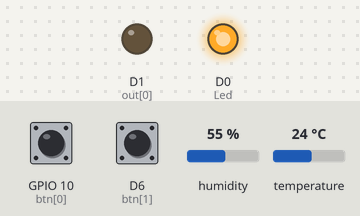
Bench run of a sketch on a simulated ESP8266 (NodeMCU). On the bench: output pins drawn as LEDs (lit = HIGH). Inputs (shaded band) come from the test bench; at power-on: GPIO 10 (btn[0]) HIGH, D6 (btn[1]) HIGH, humidity 55 %, temperature 24 °C. WiFi joins after 1.5 s; servers stay silent unless stated; random numbers use the default seed unless the sketch sets one; no MQTT or app messages arrive unless stated; what the sketch prints to the serial monitor is not drawn.

Above: at 2.7 s.
2.8 s: GPIO 10 (btn[0]) pulled LOW for 0.15 s
At 3.7 s:
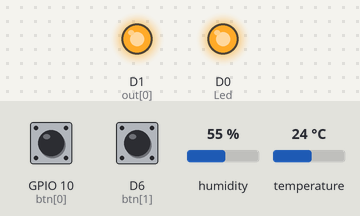
8.0 s: GPIO 10 (btn[0]) pulled LOW for 1 s
At 8.9 s:
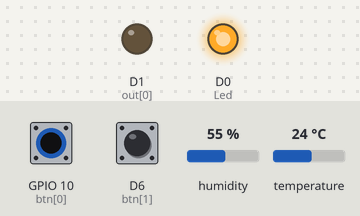
10.5 s: GPIO 10 (btn[0]) pulled LOW for 3.2 s
At 10.8 s:
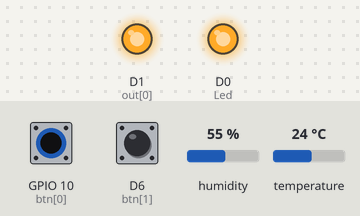
Timing chart, 0 to 13.5 s (numbered marks = the images above; inputs shaded):
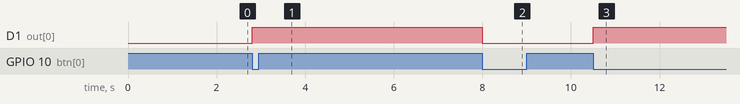

The sketch:

sketch_jan20a.ino
```cpp
#include<ESP8266WiFi.h>
#include<DHT.h>
#include <ArduinoJson.h>
#include <PubSubClient.h>
#include <WiFiClientSecure.h>

#define DHTPin D2
const int DHTType = DHT11;
DHT dht(DHTPin, DHTType);
//--------------------------------------------------

const char* ssid = "Nha Bui Quang La";      //Wifi connect
const char* password = "0984746299";   //Password
//--------------------------------------------------

const char* mqtt_server = "56b86445af7d4b66b185b914b51011a1.s1.eu.hivemq.cloud";
const int mqtt_port = 8883;
const char* mqtt_username = "truongtrongnguyenx"; //User
const char* mqtt_password = "TruongNguyen123579"; //Password
//--------------------------------------------------

WiFiClientSecure espClient;
PubSubClient client(espClient);
//--------------------------------------------------

unsigned long lastMsg = 0;
#define MSG_BUFFER_SIZE (50)
char msg[MSG_BUFFER_SIZE];

const int out[2] = {5,4};
const int btn[2] = {10,12};
unsigned long timeDelay = millis();
const int Led = D0;
boolean updateState = 0;

void setup_wifi() {
  delay(10);
  Serial.println();
  Serial.print("Connecting to ");
  Serial.println(ssid);
  WiFi.begin(ssid, password);
  while (WiFi.status() != WL_CONNECTED) {
    delay(500);
    Serial.print(".");
  }
  randomSeed(micros());
  Serial.println("");
  Serial.println("WiFi connected");
  Serial.println("IP address: ");
  Serial.println(WiFi.localIP());
}

//------------Connect to MQTT Broker-----------------------------
void reconnect() {
  while (!client.connected()) {
    Serial.print("Attempting MQTT connection...");
    String clientID =  "ESPClient-";
    clientID += String(random(0xffff),HEX);
    if (client.connect(clientID.c_str(), mqtt_username, mqtt_password)) {
      Serial.println("connected");
      client.subscribe("esp8266/client");
    } else {
      Serial.print("failed, rc=");
      Serial.print(client.state());
      Serial.println(" try again in 5 seconds");
      delay(5000);
    }
  }
}

//-----------Call back Method for Receiving MQTT massage and Switch LED---------
void callback(char* topic, byte* payload, unsigned int length) {
  String incommingMessage = "";

  for(int i=0; i<length;i++)
  {
    incommingMessage += (char)payload[i];
  }

  Serial.println("Massage arived ["+String(topic)+"]"+incommingMessage);

  DynamicJsonDocument doc(100);
  DeserializationError error = deserializeJson(doc, incommingMessage);
  if (error) {
    Serial.print("deserializeJson() failed: ");
    Serial.println(error.c_str());
    return;
  }

  JsonObject obj = doc.as<JsonObject>();

  if(obj.containsKey("out1")){
    boolean p = obj["out1"];
    digitalWrite(Led,p);
    Serial.println("out1: "+String(p));
  }
  if(obj.containsKey("out2")){
    boolean p = obj["out2"];
    digitalWrite(out[1],p);
    Serial.println("out2: "+String(p));
  }
  updateState=1;
}
//-----Method for Publishing MQTT Messages---------
void publishMessage(const char* topic, String payload, boolean retained){
  if(client.publish(topic,payload.c_str(),true))
    Serial.println("Message published ["+String(topic)+"]: "+payload);
}

ICACHE_RAM_ATTR void handleBtn(){
  if(millis()-timeDelay>500){
    for(int i=0;i<2;i++){
      if(digitalRead(btn[i])==LOW){
        digitalWrite(out[i],!digitalRead(out[i]));
      }
    }
    updateState=1;
    timeDelay=millis();
  }
}

void setup() {
  Serial.begin(9600);
  while(!Serial) delay(1);

  dht.begin();

  setup_wifi();
  espClient.setInsecure();
  client.setServer(mqtt_server, mqtt_port);
  client.setCallback(callback);

  for(int i=0; i<2;i++){
    pinMode(out[i],OUTPUT);
    pinMode(btn[i],INPUT_PULLUP);
    attachInterrupt(btn[i],handleBtn,FALLING);
  }
  pinMode(Led,OUTPUT);
  digitalWrite(Led, HIGH);
}
unsigned long timeUpdata=millis();
void loop() {
  if (!client.connected()) {
    reconnect();
  }

  client.loop();

  //read DHT11
  if(millis()-timeUpdata>5000){
    float h = dht.readHumidity();
    float t = dht.readTemperature();

    DynamicJsonDocument doc(1024);
    doc["humidity"]=h;
    doc["temperature"]=t;
    char mqtt_message[128];
    serializeJson(doc,mqtt_message);
    publishMessage("esp8266/dht11", mqtt_message, true);

    timeUpdata=millis();
  }

  if(updateState == 1){
    DynamicJsonDocument doc(1024);
    doc["out1"]=digitalRead(Led);
    doc["out2"]=digitalRead(out[1]);
    char mqtt_message[128];
    serializeJson(doc,mqtt_message);
    publishMessage("esp8266/out", mqtt_message, true);
    updateState=0;
  }
}
```

Measured:
- after the input at 2.8 s, D1 (out[0]): LOW → HIGH at once
- after the input at 8.0 s, D1 (out[0]): HIGH → LOW at once
- after the input at 10.5 s, D1 (out[0]): LOW → HIGH at once
